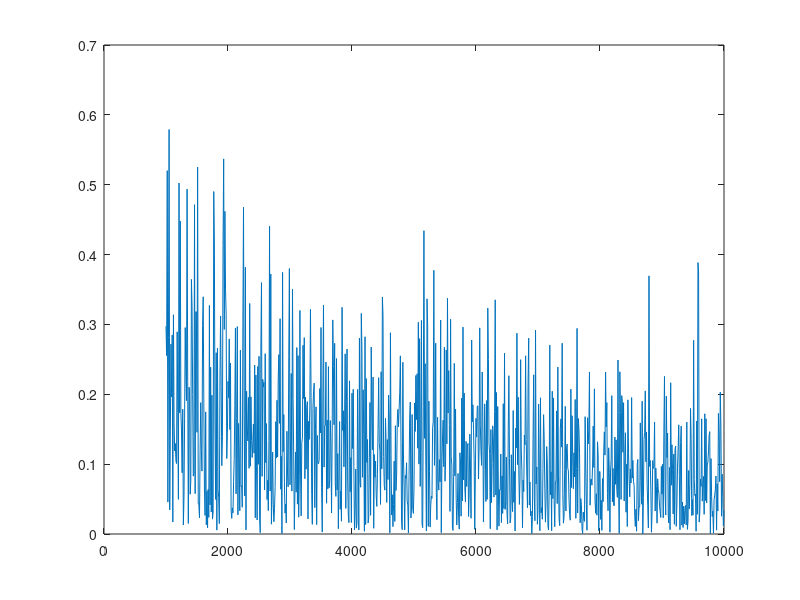

Source code (MATLAB):
ErrorArea = [];
% n = 10000000;
for n = 1000:10:10000
    x = rand(n, 1) * 2;
    y = rand(n, 1) * 3;
    CntNum = 0;
    for k = 1:n
        if ((x(k)^2)/4 + (y(k)^2)/9 <= 1)
            CntNum = CntNum + 1;
        end
    end
    UnitCircleArea = 6 * 4 * CntNum / n;
    ExactArea = 6 * pi;
    ErrorArea = [ErrorArea abs(ExactArea - UnitCircleArea)];
end
% NumExp = size(ErrorArea, 1);
figure; plot(1000:10:10000, ErrorArea)